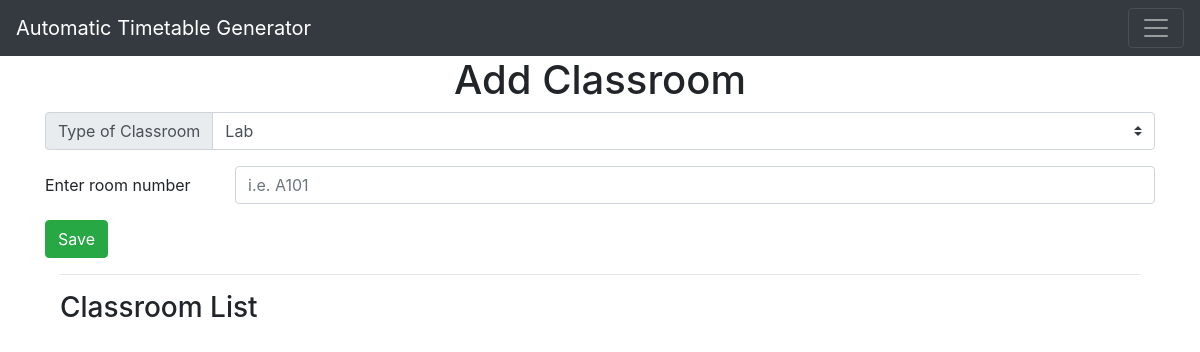
/add-classroom, run on an earlier commit of the app's database.
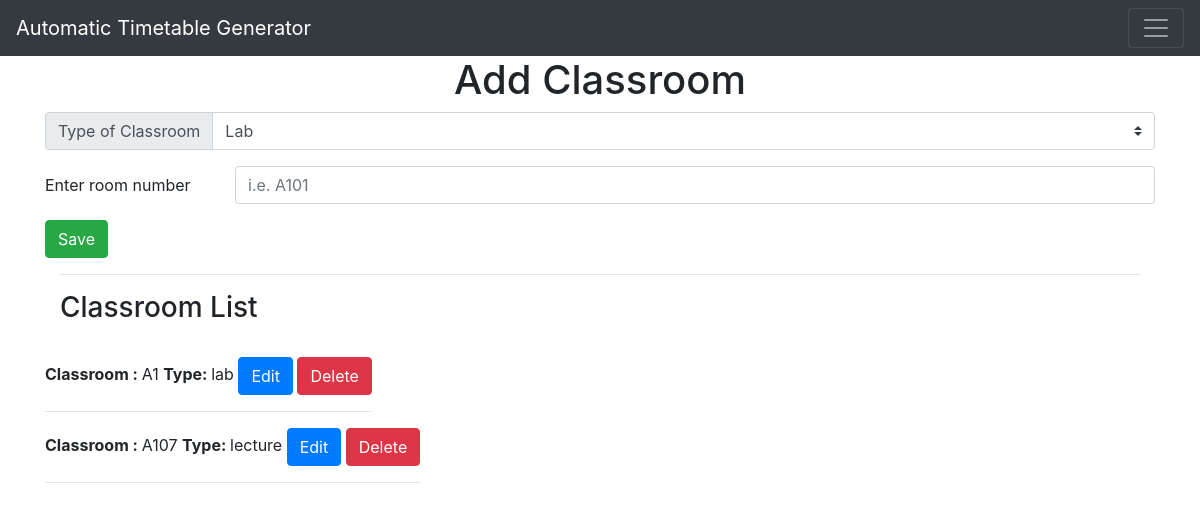
And on a later commit of the database.
### app.py (models this page shows, shortened)
class Classroom(db.Model):
    class_id = db.Column(db.Integer, primary_key=True)
    class_type = db.Column(db.String(40), nullable=False)
    class_number = db.Column(db.String(40), nullable=False)

### app.py (the view)
@app.route('/add-classroom', methods=['GET','POST'])
def add_classroom():
    if request.method == "POST":
        class_type = request.form.get('classroomtype')
        class_number = request.form['class_number']
        new_class = Classroom(class_type=class_type, class_number=class_number)
        db.session.add(new_class) # added for this session only
        db.session.commit() # added permanently
        return redirect('/add-classroom')
    else:
        all_classroom = Classroom.query.order_by(Classroom.class_id).all()
        return render_template('add-classroom.html', classrooms = all_classroom) # to use in loops

### templates/add-classroom.html (shortened to what this page needs)
{% extends 'base.html' %}
{% block body %}
<div class="container">
    <h1 style="text-align:center">Add Classroom</h1>
</div>
<form action="/add-classroom" method="post">
    <div class="input-group mb-3">
      <div class="input-group-prepend">
        <label class="input-group-text" for="classroomtype">Type of Classroom</label>
      </div>
      <select class="custom-select" name="classroomtype" id="classroomtype">
        <option value="lab">Lab</option>
      </select>
    </div>
    <div class="form-group row">
    <label for="class_number" class="col-sm-2 col-form-label">Enter room number</label>
    <div class="col-sm-10">
      <input type="text" class="form-control" name="class_number" id="class_number" placeholder="i.e. A101" required>
    </div>
  </div>
  <div>
      <button class="btn btn-success" type="submit">Save</button>
  </div>
</form>
<div class="container">
    <hr>
    <h3>Classroom List</h3>
    <br>
    {% for classroom in classrooms %}
        <div class="row">
            <div class="column">
                <b>Classroom : </b>{{classroom.class_number}}
                <b>Type: </b> {{classroom.class_type}}
                <a class="btn btn-primary" href="/edit/classroom/{{classroom.class_id}}" >Edit</a>
                <a class="btn btn-danger" href="/delete/classroom/{{classroom.class_id}}">Delete</a>
                <hr>
            </div>
        </div>
    {% endfor %}
</div>
{% endblock %}

What changed in the data, as far as the page shows it:
added Classroom: class_number "A1", class_type "lab"
added Classroom: class_number "A107", class_type "lecture"
